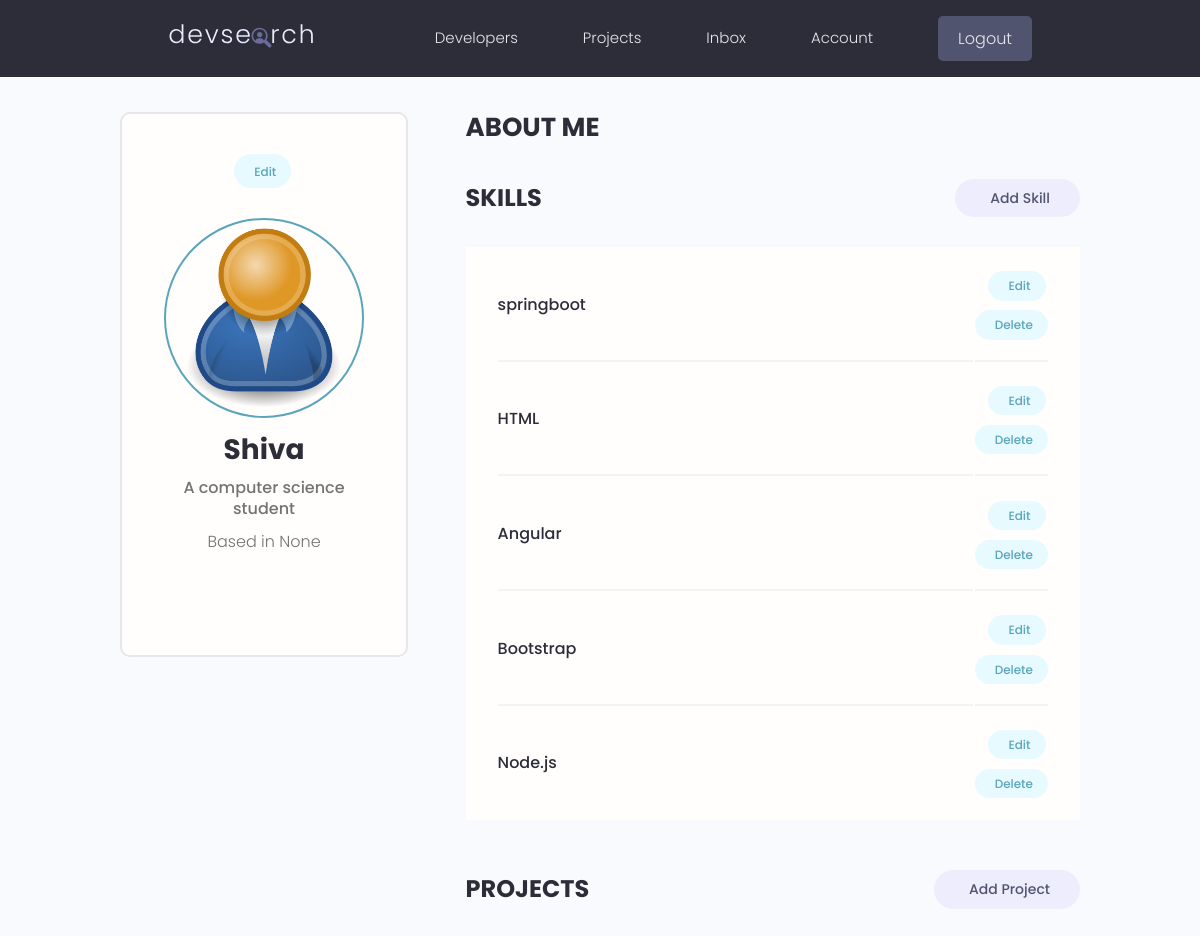
/account/ (signed in), run on the app's committed database.
### users/models.py (models this page shows, shortened)
class Profile(models.Model):
    user = models.OneToOneField(User,on_delete=models.CASCADE, null=True, blank=True)
    name =  models.CharField(max_length=200, null=True, blank=True)
    username =  models.CharField(max_length=200, null=True, blank=True)
    email = models.EmailField(max_length=200, null=True, blank=True)
    location =  models.CharField(max_length=200, null=True, blank=True)
    short_intro = models.CharField(max_length=200, null=True, blank=True)
    bio = models.TextField(null=True, blank=True)
    profile_image = models.ImageField(null=True, blank=True,upload_to='profiles/',default='profiles/user-default.png')
    social_github = models.CharField(max_length=200, null=True, blank=True)
    social_twitter = models.CharField(max_length=200, null=True, blank=True)
    social_linkedin = models.CharField(max_length=200, null=True, blank=True)
    social_youtube = models.CharField(max_length=200, null=True, blank=True)
    social_website = models.CharField(max_length=200, null=True, blank=True)
    created = models.DateTimeField(auto_now_add=True)
    id = models.UUIDField(default=uuid.uuid4,unique=True,primary_key=True,editable=False)
    class Meta:
        ordering = ['created']
    @property
    def imageurl(self):
        try:    url = self.profile_image.url
        except: url = ''
        return url
    class Meta:
        ordering = ['created']      #desc: ['-created']

class Skill(models.Model):
    owner = models.ForeignKey(Profile,on_delete=models.CASCADE, null=True,blank=True)
    name = models.CharField(max_length=200,null=True,blank=True)
    description = models.TextField(null=True,blank=True)
    created = models.DateTimeField(auto_now_add=True)
    id = models.UUIDField(default=uuid.uuid4,unique=True,primary_key=True,editable=False)

### users/views.py (the view)
# urls.py: path('account/',views.getaccount,name='account'),
@login_required(login_url='login')
def getaccount(req):
    prof = req.user.profile
    projs = prof.project_set.all()
    skills = prof.skill_set.all()
    cntxt = {'prof':prof, 'skills':skills,'projs':projs}
    return render(req,'users/account.html',cntxt)

### users/templates/users/account.html (shortened to what this page needs)
{% extends 'main.html' %}
{% block conten %}
<main class="settingsPage profile my-md">
<div class="container">
<div class="layout">
    <div class="column column--1of3">
    <div class="card text-center">
        <div class="card__body dev">
        <a class="tag tag--pill tag--main settings__btn" href="{% url 'editprofile' %}"> Edit</a>
        <img class="avatar avatar--xl dev__avatar" src="{{prof.imageurl}}" />
        <h2 class="dev__name">{{prof.name}}</h2>
        <p class="dev__title">{{prof.short_intro}}</p>
        <p class="dev__location">Based in {{prof.location}}</p>
        </div>
    </div>
    </div>
    <div class="column column--2of3">
    <div class="devInfo">
        <h3 class="devInfo__title">About Me</h3>
    </div>
    <div class="settings">
        <h3 class="settings__title">Skills</h3>
        <a class="tag tag--pill tag--sub settings__btn tag--lg" href="{% url 'createskill' %}"> Add Skill</a>
    </div>
    <table class="settings__table">
        {% for skill in skills %}
            <tr>
            <td class="settings__tableInfo">
                <h4>{{skill.name}}</h4>
            </td>
            <td class="settings__tableActions">
                <a class="tag tag--pill tag--main settings__btn" href="{% url 'updateskill' skill.id %}"> Edit</a>
                <a class="tag tag--pill tag--main settings__btn" href="{% url 'deleteskill' skill.id %}?next=/account">
                Delete</a>
            </td>
            </tr>
        {% endfor %}
    </table>
    <div class="settings">
        <h3 class="settings__title">Projects</h3>
        <a class="tag tag--pill tag--sub settings__btn tag--lg" href="{% url 'createproject' %}"> Add Project</a>
    </div>
    </div>
</div>
</div>
</main>
{% endblock conten %}

### static/styles/app.css (style rules this page uses)
:root { --color-sub: #2d2d39; }
.card { border: 2px solid var(--color-light); }
img { width: 100%; }
.profile .card > .dev { padding: 4rem; }
.dev__avatar { display: block; margin: auto; }
.dev__name { color: var(--color-sub); font-size: 2.8rem; font-weight: 700; margin-top: 1rem; margin-bottom: 0.5rem; }
.dev__title { font-size: 1.6rem; font-weight: 500; line-height: 1.3; }
.dev__location { margin-top: 1rem; }
.devInfo { margin-bottom: 3rem; }
.devInfo__title, .devInfo__subtitle { font-size: 2.6rem; color: var(--color-sub); text-transform: uppercase; font-weight: 700; margin-bottom: 1.5rem; }
.settingsPage .dev > .settings__btn { display: inline-block; margin-bottom: 3rem; }
.settings { display: flex; justify-content: space-between; align-items: center; }
.settings__title { font-size: 2.4rem; text-transform: uppercase; font-weight: 700; color: var(--color-sub); }
.settings__table { margin-top: 3rem; margin-bottom: 5rem; padding: 0 3rem; background: var(--color-white); }
.settings__table tr { width: 100%; }
.settings__table tr > td { padding: 2rem 0; }
.settings__table tr:not(:last-child) td { border-bottom: 2px solid var(--color-white-light); }
.settings__tableInfo { width: 100%; }
.settings__tableInfo h4, .settings__tableInfo a { padding-right: 1rem; width: auto; font-size: 1.6rem; font-weight: 500; color: var(--color-sub); }
.settings__tableActions { text-align: right; }

### static/uikit/styles/modules/_variables.css (style rules this page uses)
:root { --color-main: #5aa5b9; --color-main-light: #e6faff; --color-sub: #3f4156; --color-sub-light: #51546e; --color-sub-lighter: #ededfd; --color-text: #737373; --color-gray: #8b8b8b; --color-light: #e5e7eb; --color-light-gray: #767676; --color-bg: #f8fafd; --color-white: #fffefd; --color-white-light: #f3f3f3; --color-success: #359e64; --color-success-bg: #def8e8; --color-error: #fc4b0b; --color-error-bg: #fff2ee; --font-base: 'Poppins', arial, helvetica, 'Segoe UI', roboto, ubuntu, sans-serif; --font-monospace: 'Fira Code', 'Courier New', courier, monospace; --font-regular: 300; --font-medium: 500; --font-bold: 700; --generic-shadow: 1px 1px 5px #00000010; --generic-transition: all 0.3s ease-in-out; }

### static/uikit/styles/modules/_base.css (style rules this page uses)
* { margin: 0; padding: 0; box-sizing: border-box; text-rendering: optimizeLegibility; color: inherit; font-size: inherit; }
html { font-size: 50%; }
@media only screen and (min-width: 480px) { html { font-size: 56.25%; } }
@media only screen and (min-width: 1200px) { html { font-size: 62.5%; } }
body { line-height: 1.6; font-weight: 400; font-size: 1.5rem; color: var(--color-text); background-color: var(--color-bg); min-height: 100vh; }

### static/uikit/styles/modules/_typography.css (style rules this page uses)
* { font-family: var(--font-base); }
h2 { font-size: 3.6rem; font-weight: var(--font-bold); }
h3 { font-size: 3.2rem; font-weight: var(--font-medium); }
h4 { font-size: 2.8rem; font-weight: var(--font-medium); }
p, span, strong { font-size: 1.6rem; color: var(--color-text); font-weight: var(--font-regular); }
a { padding-bottom: 2px; text-decoration: none; display: inline-block; color: var(--color-main); font-weight: var(--font-medium); }

### static/uikit/styles/modules/_utilities.css (style rules this page uses)
.container { width: 92%; max-width: 165rem; margin: 0 auto; box-sizing: border-box; }
@media screen and (min-width: 1000px) { .container { width: 90%; } }
@media screen and (min-width: 1200px) { .container { width: 80%; } }
.text-center { text-align: center; }
.my-md { margin: 3rem auto; }

### static/uikit/styles/modules/_avatar.css (style rules this page uses)
.avatar { border-radius: 50%; border: 2px solid var(--color-main); object-fit: cover; }
.avatar--xl { height: 20rem; width: 20rem; }

### static/uikit/styles/modules/_card.css (style rules this page uses)
.card { border-radius: 1rem; background-color: var(--color-white); border: 1.5px solid var(--color-light); width: auto; height: auto; margin-top: 0.5rem; margin-bottom: 0.5rem; overflow: hidden; }
.card__body, .card__header { padding: 2rem 2.5rem; }

### static/uikit/styles/modules/_tag.css (style rules this page uses)
.tag { display: inline-flex; align-items: center; background-color: var(--color-sub); height: -webkit-fit-content; height: -moz-fit-content; height: fit-content; width: -webkit-fit-content; width: -moz-fit-content; width: fit-content; border-radius: 0.5rem; padding: 0.5rem 1.5rem; font-size: 1.2rem; cursor: pointer; }
.tag:not(:last-child) { margin-right: 0.25rem; margin-bottom: 0.75rem; }
.tag--pill { border-radius: 5rem; }
.tag--main, .tag--main > small { background: var(--color-main-light); color: var(--color-main); font-weight: 500; }
.tag--sub, .tag--sub > small { background: var(--color-sub-lighter); color: var(--color-sub-light); font-weight: 500; }
.tag--lg { padding: 0.8rem 3rem; font-size: 1.4rem; }

### data on the page
Profile: imageurl (placeholder picture), name "Shiva", short_intro "A computer science student", location "None"
Skill: name "springboot"
Skill: name "HTML"
Skill: name "Angular"
Skill: name "Bootstrap"
Skill: name "Node.js"
